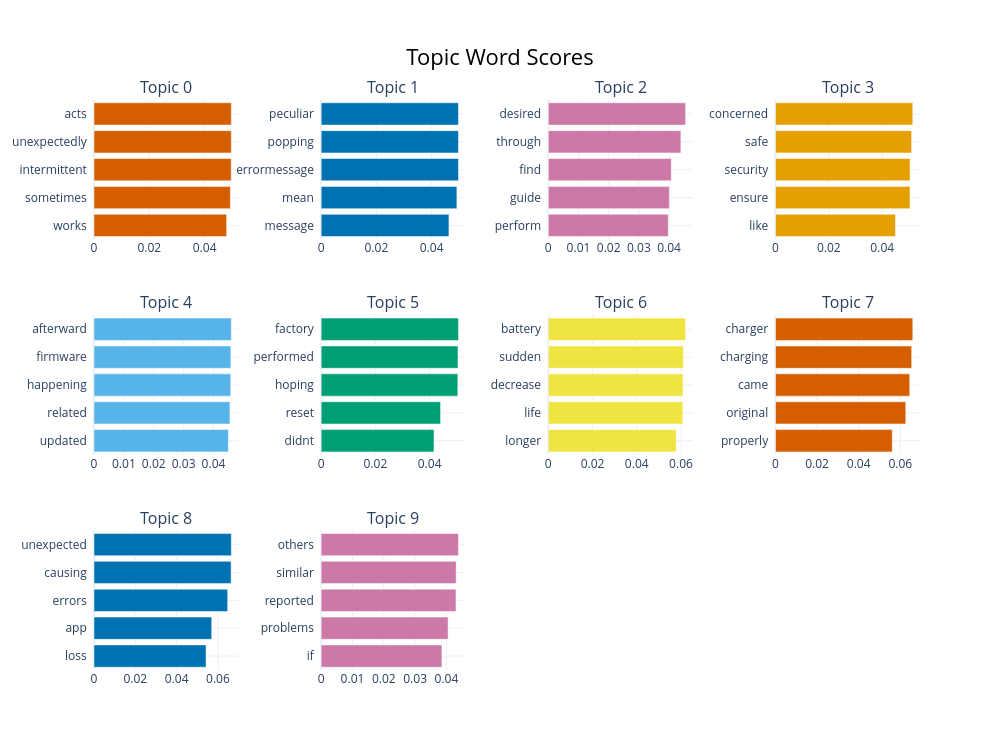

Notebook source saved alongside this figure:
### Code cell
# Distribution of Topic Frequencies (Histogram-style)
fig_barchart = topic_model.visualize_barchart(top_n_topics=10)
fig_barchart.write_html(os.path.join(figures_dir, 'bertopic_barchart.html'))
fig_barchart.write_image(os.path.join(figures_dir, 'bertopic_barchart.png'), scale=2)
display(fig_barchart)

### Figure 1 — Plotly figure (JSON) as saved in the notebook; plotly's stock layout.template omitted (floating-point values rounded to 4 significant figures)
{"data": [{"marker": {"color": "#D55E00"}, "orientation": "h", "type": "bar", "x": [0.04797, 0.04931, 0.0496, 0.04965, 0.04965], "xaxis": "x", "y": ["works  ", "sometimes  ", "intermittent  ", "unexpectedly  ", "acts  "], "yaxis": "y"}, {"marker": {"color": "#0072B2"}, "orientation": "h", "type": "bar", "x": [0.04626, 0.04914, 0.04971, 0.04971, 0.04971], "xaxis": "x2", "y": ["message  ", "mean  ", "errormessage  ", "popping  ", "peculiar  "], "yaxis": "y2"}, {"marker": {"color": "#CC79A7"}, "orientation": "h", "type": "bar", "x": [0.03972, 0.04007, 0.04073, 0.0439, 0.04548], "xaxis": "x3", "y": ["perform  ", "guide  ", "find  ", "through  ", "desired  "], "yaxis": "y3"}, {"marker": {"color": "#E69F00"}, "orientation": "h", "type": "bar", "x": [0.04497, 0.05041, 0.05042, 0.051, 0.05144], "xaxis": "x4", "y": ["like  ", "ensure  ", "security  ", "safe  ", "concerned  "], "yaxis": "y4"}, {"marker": {"color": "#56B4E9"}, "orientation": "h", "type": "bar", "x": [0.04497, 0.0455, 0.04578, 0.04582, 0.04597], "xaxis": "x5", "y": ["updated  ", "related  ", "happening  ", "firmware  ", "afterward  "], "yaxis": "y5"}, {"marker": {"color": "#009E73"}, "orientation": "h", "type": "bar", "x": [0.04161, 0.04403, 0.0504, 0.05046, 0.05064], "xaxis": "x6", "y": ["didnt  ", "reset  ", "hoping  ", "performed  ", "factory  "], "yaxis": "y6"}, {"marker": {"color": "#F0E442"}, "orientation": "h", "type": "bar", "x": [0.05783, 0.06082, 0.06091, 0.0611, 0.0621], "xaxis": "x7", "y": ["longer  ", "life  ", "decrease  ", "sudden  ", "battery  "], "yaxis": "y7"}, {"marker": {"color": "#D55E00"}, "orientation": "h", "type": "bar", "x": [0.05615, 0.06262, 0.06453, 0.06546, 0.06598], "xaxis": "x8", "y": ["properly  ", "original  ", "came  ", "charging  ", "charger  "], "yaxis": "y8"}, {"marker": {"color": "#0072B2"}, "orientation": "h", "type": "bar", "x": [0.05423, 0.05696, 0.0647, 0.06637, 0.06647], "xaxis": "x9", "y": ["loss  ", "app  ", "errors  ", "causing  ", "unexpected  "], "yaxis": "y9"}, {"marker": {"color": "#CC79A7"}, "orientation": "h", "type": "bar", "x": [0.03856, 0.04054, 0.04305, 0.04312, 0.04385], "xaxis": "x10", "y": ["if  ", "problems  ", "reported  ", "similar  ", "others  "], "yaxis": "y10"}], "layout": {"annotations": [{"font": {"size": 16}, "showarrow": false, "text": "Topic 0", "x": 0.0875, "xanchor": "center", "xref": "paper", "y": 1, "yanchor": "bottom", "yref": "paper"}, {"font": {"size": 16}, "showarrow": false, "text": "Topic 1", "x": 0.3625, "xanchor": "center", "xref": "paper", "y": 1, "yanchor": "bottom", "yref": "paper"}, {"font": {"size": 16}, "showarrow": false, "text": "Topic 2", "x": 0.6375, "xanchor": "center", "xref": "paper", "y": 1, "yanchor": "bottom", "yref": "paper"}, {"font": {"size": 16}, "showarrow": false, "text": "Topic 3", "x": 0.9125, "xanchor": "center", "xref": "paper", "y": 1, "yanchor": "bottom", "yref": "paper"}, {"font": {"size": 16}, "showarrow": false, "text": "Topic 4", "x": 0.0875, "xanchor": "center", "xref": "paper", "y": 0.6222, "yanchor": "bottom", "yref": "paper"}, {"font": {"size": 16}, "showarrow": false, "text": "Topic 5", "x": 0.3625, "xanchor": "center", "xref": "paper", "y": 0.6222, "yanchor": "bottom", "yref": "paper"}, {"font": {"size": 16}, "showarrow": false, "text": "Topic 6", "x": 0.6375, "xanchor": "center", "xref": "paper", "y": 0.6222, "yanchor": "bottom", "yref": "paper"}, {"font": {"size": 16}, "showarrow": false, "text": "Topic 7", "x": 0.9125, "xanchor": "center", "xref": "paper", "y": 0.6222, "yanchor": "bottom", "yref": "paper"}, {"font": {"size": 16}, "showarrow": false, "text": "Topic 8", "x": 0.0875, "xanchor": "center", "xref": "paper", "y": 0.2444, "yanchor": "bottom", "yref": "paper"}, {"font": {"size": 16}, "showarrow": false, "text": "Topic 9", "x": 0.3625, "xanchor": "center", "xref": "paper", "y": 0.2444, "yanchor": "bottom", "yref": "paper"}], "height": 750, "hoverlabel": {"bgcolor": "white", "font": {"family": "Rockwell", "size": 16}}, "showlegend": false, "title": {"font": {"color": "Black", "size": 22}, "text": "Topic Word Scores", "x": 0.5, "xanchor": "center", "yanchor": "top"}, "width": 1000, "xaxis": {"anchor": "y", "domain": [0, 0.175], "showgrid": true}, "xaxis10": {"anchor": "y10", "domain": [0.275, 0.45], "showgrid": true}, "xaxis11": {"anchor": "y11", "domain": [0.55, 0.725], "showgrid": true}, "xaxis12": {"anchor": "y12", "domain": [0.825, 1], "showgrid": true}, "xaxis2": {"anchor": "y2", "domain": [0.275, 0.45], "showgrid": true}, "xaxis3": {"anchor": "y3", "domain": [0.55, 0.725], "showgrid": true}, "xaxis4": {"anchor": "y4", "domain": [0.825, 1], "showgrid": true}, "xaxis5": {"anchor": "y5", "domain": [0, 0.175], "showgrid": true}, "xaxis6": {"anchor": "y6", "domain": [0.275, 0.45], "showgrid": true}, "xaxis7": {"anchor": "y7", "domain": [0.55, 0.725], "showgrid": true}, "xaxis8": {"anchor": "y8", "domain": [0.825, 1], "showgrid": true}, "xaxis9": {"anchor": "y9", "domain": [0, 0.175], "showgrid": true}, "yaxis": {"anchor": "x", "domain": [0.7556, 1], "showgrid": true}, "yaxis10": {"anchor": "x10", "domain": [0, 0.2444], "showgrid": true}, "yaxis11": {"anchor": "x11", "domain": [0, 0.2444], "showgrid": true}, "yaxis12": {"anchor": "x12", "domain": [0, 0.2444], "showgrid": true}, "yaxis2": {"anchor": "x2", "domain": [0.7556, 1], "showgrid": true}, "yaxis3": {"anchor": "x3", "domain": [0.7556, 1], "showgrid": true}, "yaxis4": {"anchor": "x4", "domain": [0.7556, 1], "showgrid": true}, "yaxis5": {"anchor": "x5", "domain": [0.3778, 0.6222], "showgrid": true}, "yaxis6": {"anchor": "x6", "domain": [0.3778, 0.6222], "showgrid": true}, "yaxis7": {"anchor": "x7", "domain": [0.3778, 0.6222], "showgrid": true}, "yaxis8": {"anchor": "x8", "domain": [0.3778, 0.6222], "showgrid": true}, "yaxis9": {"anchor": "x9", "domain": [0, 0.2444], "showgrid": true}}}
